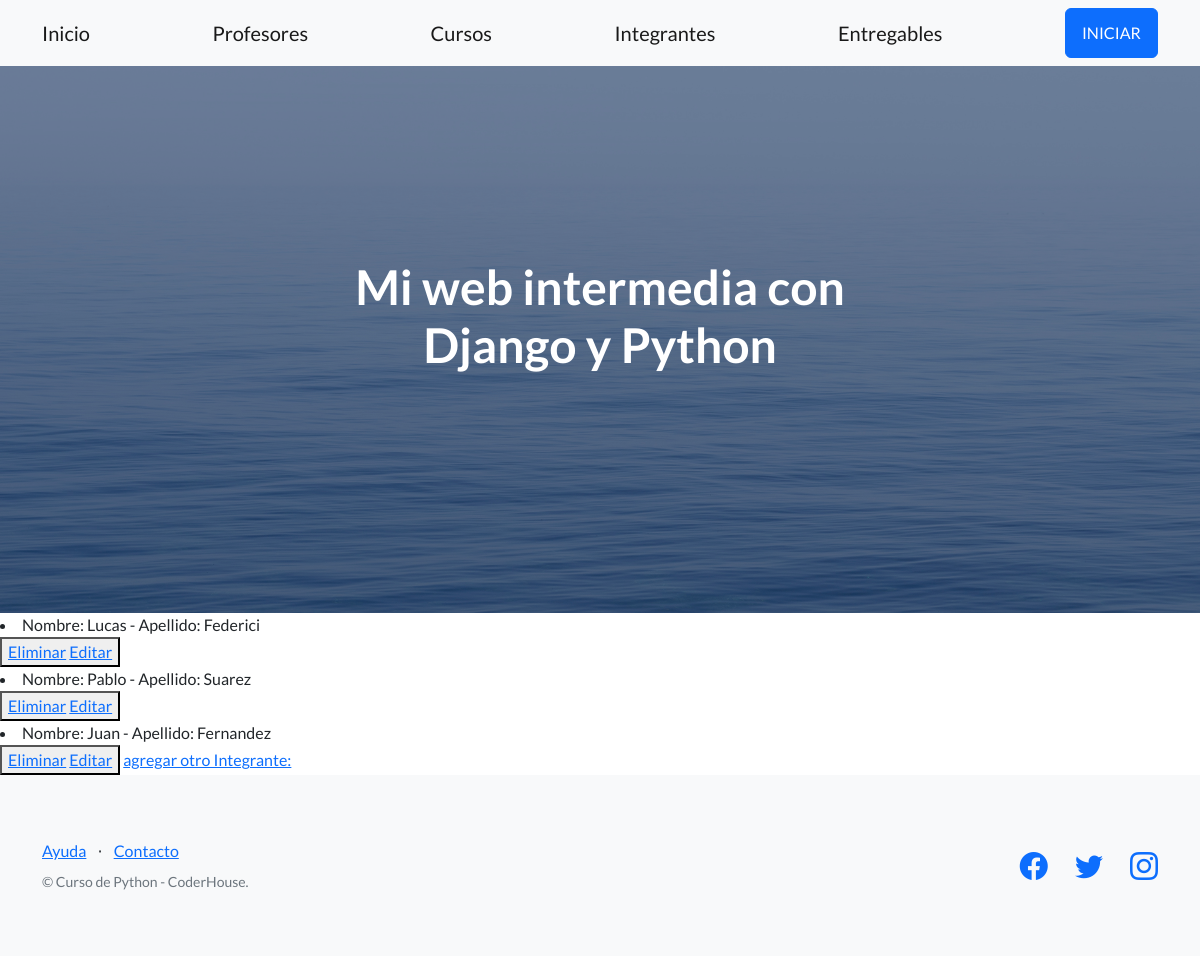
Page /Primer_app/leer_integrantes on the committed database.
### Primer_app/models.py (models this page shows)
class Integrantes(models.Model):
    nombre = models.CharField(max_length=30)
    apellido = models.CharField(max_length=30)
    def __str__(self):
        return f'Nombre: {self.nombre} - Apellido: {self.apellido}'

### Primer_app/views.py (the view)
# urls.py: path('leer_integrantes',views.leer_integrantes, name = "LeerIntegrantes"),
def leer_integrantes(request):
    integrantes = Integrantes.objects.all()
    contexto = {"integrantes":integrantes}
    return render (request, "Primer_app/leer_integrantes.html",contexto)

### Primer_app/Templates/Primer_app/leer_integrantes.html
{% extends "Primer_app/Padre.html" %}
{% load static %}
{% block contenidoQueCambia %}
    {% for i in integrantes %}
        <li>{{i}}</li>
        <button>
            <a href= "{% url 'primerApp:EliminarIntegrante' i.nombre %}">  Eliminar</a>
            <a href= "{% url 'primerApp:EditarIntegrante' i.nombre %}">  Editar</a>
        </button>
    {% endfor %}
    <a href="{% url 'primerApp:Integrantes'%}">agregar otro Integrante: </a>
{% endblock %}

### rows in the picture
Integrantes: nombre+apellido "Nombre: Lucas - Apellido: Federici"
Integrantes: nombre+apellido "Nombre: Pablo - Apellido: Suarez"
Integrantes: nombre+apellido "Nombre: Juan - Apellido: Fernandez"
